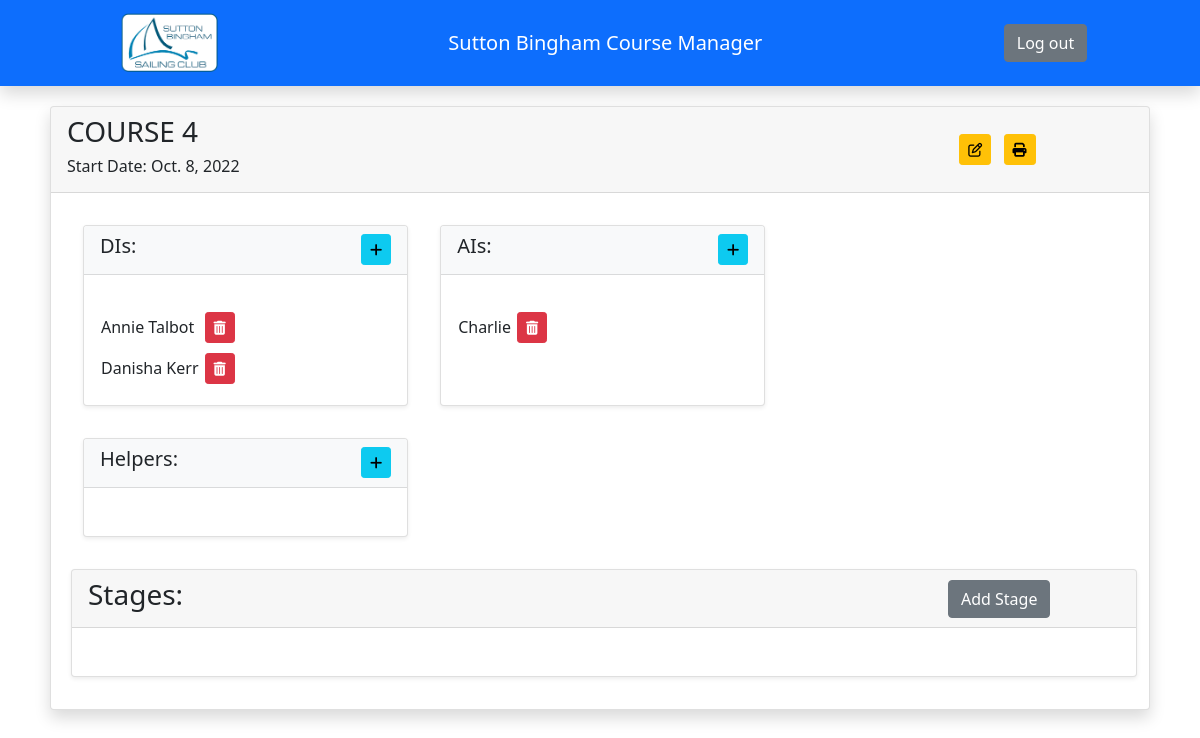
The page /course/16/view (signed in) on the database its author committed.
### manager/models.py (models this page shows, shortened)
class Course(models.Model):
    name = models.CharField(max_length=127, unique=True)
    start_date = models.DateField()

class DingyInstructorAvailability(models.Model):
    course = models.ForeignKey(Course, on_delete=models.deletion.CASCADE,
                               null=False)
    staff = models.ForeignKey(DingyInstructor,
                              on_delete=models.deletion.CASCADE,
                              null=False)
    assigned = models.BooleanField()
    stage = models.ForeignKey(Stage,
                              on_delete=models.deletion.CASCADE,
                              blank=True, null=True)

class DingyInstructor(models.Model):
    name = models.CharField(max_length=127, unique=True)
    experience = models.IntegerField(choices=Experience.levels, default=0)

class AssistantInstructorAvailability(models.Model):
    course = models.ForeignKey(Course, on_delete=models.deletion.CASCADE,
                               null=False)
    staff = models.ForeignKey(AssistantInstructor,
                              on_delete=models.deletion.CASCADE,
                              null=False)
    assigned = models.BooleanField()
    stage = models.ForeignKey(Stage,
                              on_delete=models.deletion.CASCADE,
                              blank=True, null=True)

class AssistantInstructor(models.Model):
    name = models.CharField(max_length=127, unique=True)
    experience = models.IntegerField(choices=Experience.levels, default=0)

### manager/views.py (the view)
def course_detail_view(request, pk):
    if not request.user.is_authenticated:
        return redirect('login')
    course = Course.objects.get(id=pk)
    stages = Stage.objects.filter(course=course.id)
    template = loader.get_template("course_detail.html")
    context = {
        'title': "View Course",
        'DI_availability': DingyInstructorAvailability.objects.filter(
            course=pk, assigned=False),
        'AI_availability': AssistantInstructorAvailability.objects.filter(
            course=pk, assigned=False),
        'helper_availability': HelperAvailability.objects.filter(
            course=pk, assigned=False),
        'course': course,
        'stages': stages
    }
    return HttpResponse(template.render(context, request))

### manager/templates/course_detail.html (shortened to what this page needs)
{% extends "base.html" %}
{% load static %}
{% block content %}
    <div class="container">
        <div class="card shadow" style="width: 100%;">
            <div class="card-header d-flex align-items-center">
                <div class="col-md-10">
                    <h3>{{ course.name }}</h3>
                    <h6>Start Date: {{ course.start_date }}</h6>
                </div>
                <div class="col-md-2 float-right">
                    <a class="btn btn-warning btn-sm m-1" href="{% url 'course-update' pk=course.id %}">
                        <i class="fa fa-edit"></i>
                    </a>
                    <a class="btn btn-warning btn-sm m-1" href="{% url 'course-export' pk=course.id %}">
                        <i class="fa fa-print"></i>
                    </a>
                </div>
            </div>
            <div class="card-body">
                <div class="row" style="width: 100%; margin: 0;">
                    <div class="card m-3 shadow-sm" style="width: 30.5%;padding: 0;">
                        <div class="card-header sticky-top d-flex justify-content-between align-items-center mb-3 bg-light">
                            <h5 class="card-title">DIs: </h5>
                            <a class="btn btn-info btn-sm" href="{% url 'course-availability-add-DIs' pk=course.id%}">
                                <i class="fa fa-plus"></i>
                            </a>
                        </div>
                        <div class="card-body">
                            <table>
                                {% for DI in DI_availability %}
                                    <tr>
                                        <td>{{ DI.staff.name }}</td>
                                        <td>
                                            <a class="btn btn-danger btn-sm m-1" onclick="document.getElementById('available-DI-delete-form-{{ DI.id }}').submit();">
                                                <i class="fa fa-trash"></i>
                                            </a>
                                        </td>
                                    </tr>
                                {% endfor %}
                            </table>
                        </div>
                    </div>
                    <div class="card m-3 shadow-sm" style="width: 30.5%;padding: 0;">
                        <div class="card-header sticky-top d-flex justify-content-between align-items-center mb-3 bg-light">
                            <h5 class="card-title">AIs: </h5>
                            <a class="btn btn-info btn-sm" href="{% url 'course-availability-add-AIs' pk=course.id%}">
                                <i class="fa fa-plus"></i>
                            </a>
                        </div>
                        <div class="card-body">
                            <table>
                                {% for AI in AI_availability %}
                                    <tr>
                                        <td>{{ AI.staff.name }}</td>
                                        <td>
                                            <a class="btn btn-danger btn-sm m-1" onclick="document.getElementById('available-AI-delete-form-{{ AI.id }}').submit();">
                                                <i class="fa fa-trash"></i>
                                            </a>
                                        </td>
                                    </tr>
                                {% endfor %}
                            </table>
                        </div>
                    </div>
                    <div class="card m-3 shadow-sm" style="width: 30.5%;padding: 0;">
                        <div class="card-header sticky-top d-flex justify-content-between align-items-center mb-3 bg-light">
                            <h5 class="card-title">Helpers: </h5>
                            <a class="btn btn-info btn-sm" href="{% url 'course-availability-add-helpers' pk=course.id%}">
                                <i class="fa fa-plus"></i>
                            </a>
                        </div>
                        <div class="card-body">
                        </div>
                    </div>
                </div>
                <div class="row" style="width: 100%;">
                    <div class="card shadow-sm m-3" style="width: 100%; padding: 0;">
                        <div class="card-header d-flex align-items-center">
                            <div class="col-md-10">
                                <h3>Stages:</h3>
                            </div>
                            <div class="col-md-2 float-right">
                                <a type="button" class="btn btn-secondary float-right" href="{% url 'stage-create' course_id=course.id %}">Add Stage</a>
                            </div>
                        </div>
                        <div class="card-body">
                        </div>
                    </div>
                </div>
            </div>
        </div>
    </div>
{% endblock %}

### static/css/main.css (style rules this page uses)
.container { margin: 0 auto; padding: 20px; width: 100%; height: 100vh; display: flex; align-items: start; justify-content: center; }

### rows shown on the page
Course: name "COURSE 4", start_date "Oct. 8, 2022"
DingyInstructorAvailability: staff.name "Annie Talbot"
DingyInstructorAvailability: staff.name "Danisha Kerr"
AssistantInstructorAvailability: staff.name "Charlie"
